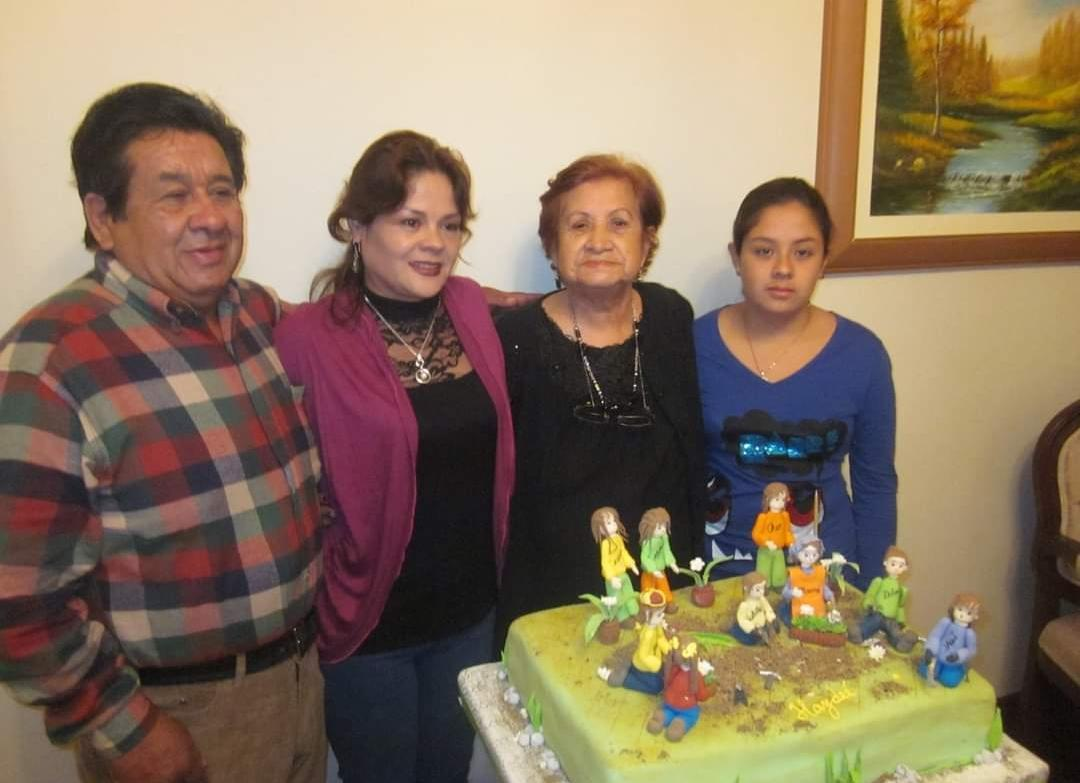
#> input picture App7/pastelito.png, 1080 x 783 px
$ python cv2Basico3.py
#> lines starting #> are read from the running program, lines starting #| are printed output that depends on the picture; after the words box and inside, x2 and y2 are one past the last pixel; in counts of white or black regions, pixels touching at a corner belong together
import cv2

face = cv2.CascadeClassifier('upn.xml')
image = cv2.imread('pastelito.png')
#> image is the input picture: shape (783, 1080, 3); mean B, G, R 94.7, 116.1, 136.1
gray = cv2.cvtColor(image,cv2.COLOR_BGR2GRAY)
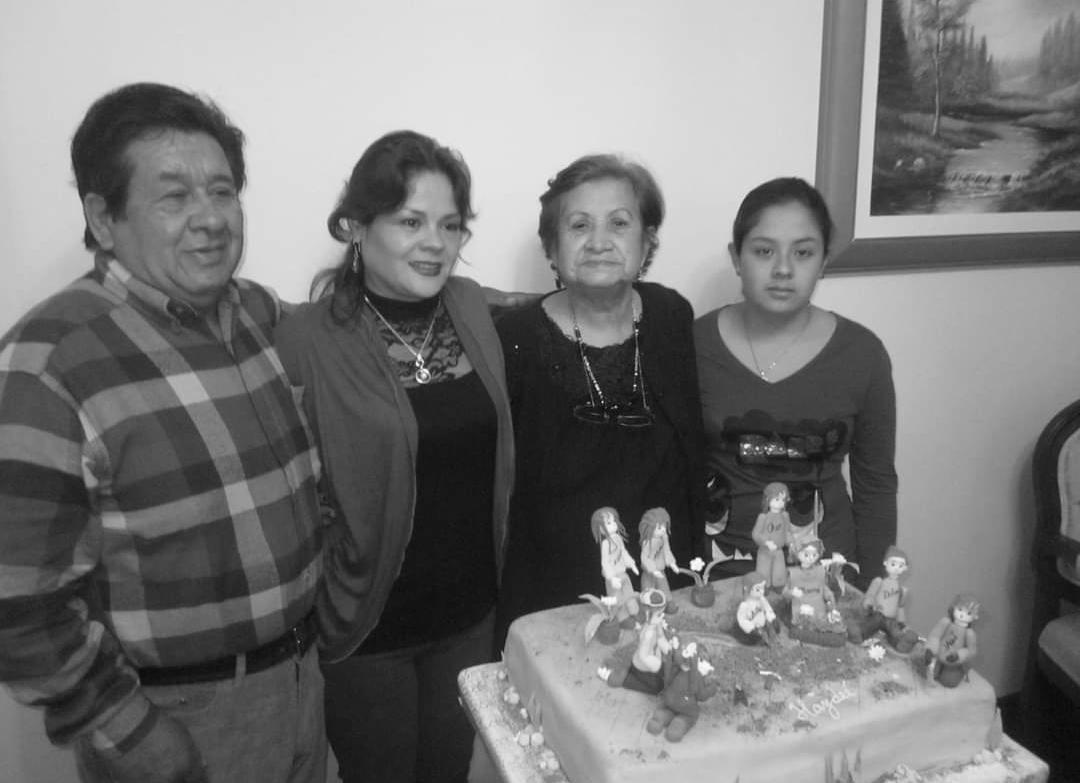
#> gray: shape (783, 1080); min 1, max 254, mean 119.6

rostros  = face.detectMultiScale(gray,scaleFactor=1.1,
                                 minNeighbors=5,
                                 minSize=(30,30),
                                 maxSize=(200,200)
                                 )
#> rostros = [[734, 213, 98, 98], [380, 187, 97, 97], [547, 185, 104, 104], [128, 139, 138, 138]]
for (x,y,w,h) in rostros:
    cv2.rectangle(image,(x,y),(x+w,y+h),(0,255,0),2)
#> this loop made 4 passes
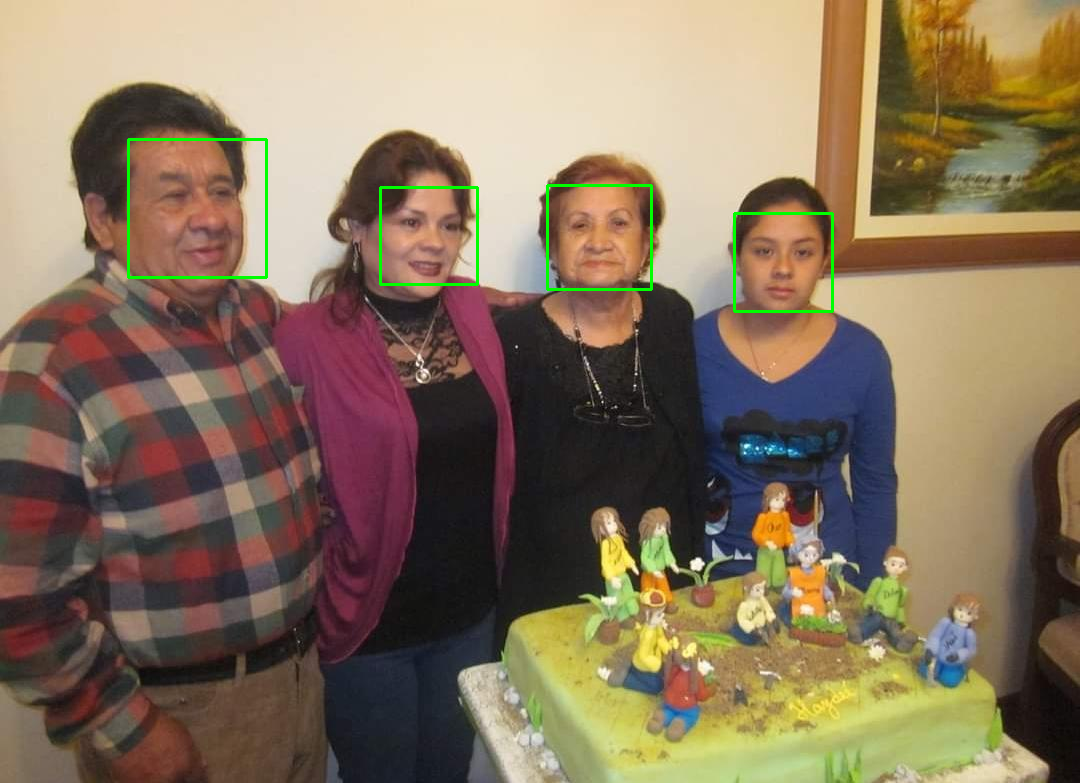
#> image: shape (783, 1080, 3); 0.62% of pixels changed, all inside (x1, y1, x2, y2) = (127, 138, 834, 313)

cv2.imshow('image',image)
cv2.waitKey(0)
cv2.destroyAllWindows()

$ run again, with App7/tigre.jpg saved as App7/pastelito.png
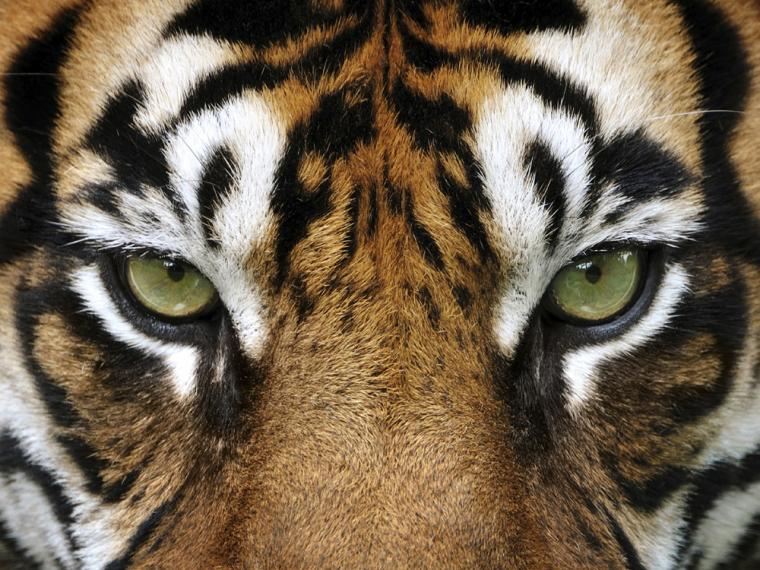
#> input picture App7/tigre.jpg, 760 x 570 px
#> image is the input picture: shape (570, 760, 3); mean B, G, R 77, 96.7, 112.2
#> `gray = cv2.cvtColor(image,cv2.COLOR_BGR2GRAY)`:
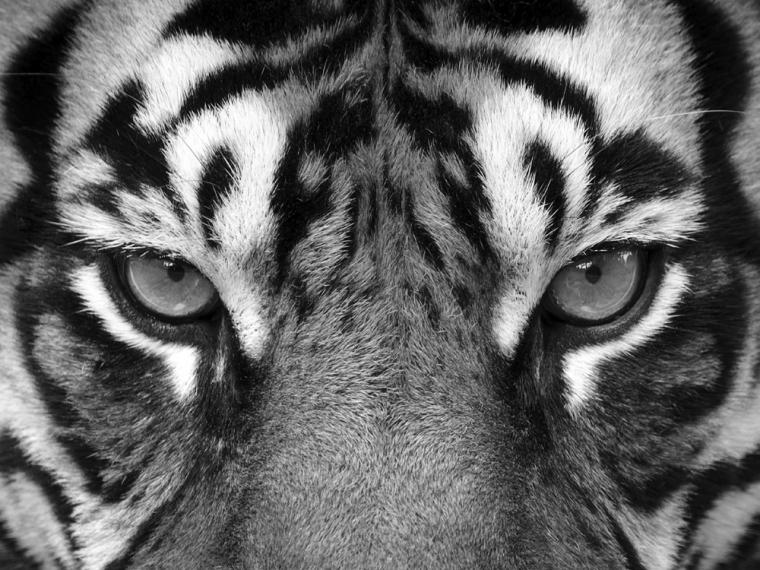
#> gray: shape (570, 760); min 0, max 255, mean 99.1
#> rostros = ()
